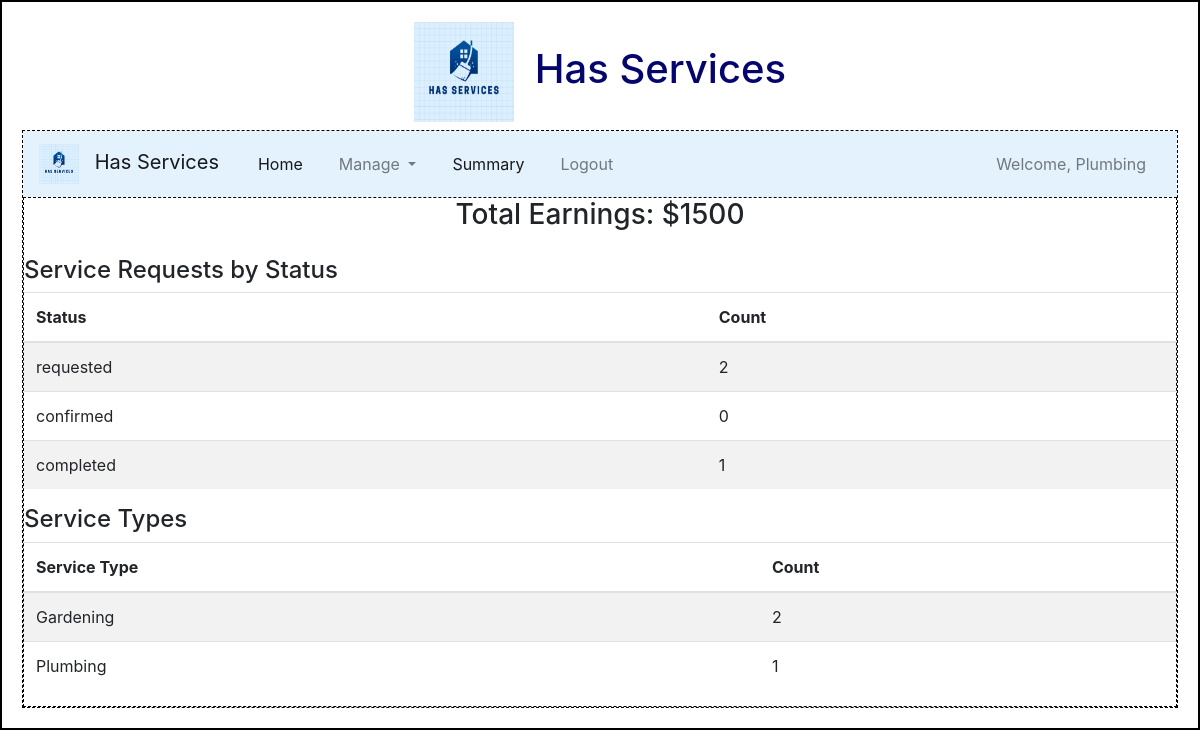
The page /admin/summary/Plumbing on the database its author committed.
### backend/models.py (models this page shows)
class ServiceRequest(db.Model):
    __tablename__ = "service_requests"
    id = db.Column(db.Integer, primary_key=True)
    service_id = db.Column(db.Integer, db.ForeignKey('services.id'), nullable=False)
    customer_id = db.Column(db.Integer, db.ForeignKey('customers.id'), nullable=False)
    professional_id = db.Column(db.Integer, db.ForeignKey('service_professionals.id'), nullable=True)  # Can be null before assignment
    date_of_request = db.Column(db.DateTime, nullable=False)
    date_of_completion = db.Column(db.DateTime)
    service_status = db.Column(db.String(50))  # e.g., requested, confirmed, completed , rejected
    remarks = db.Column(db.String(255))
    reviews = db.Column(db.Integer, CheckConstraint('reviews>=0 AND reviews<=5'), default=None)
    service = db.relationship('Service', backref='service_requests')  # Link to Service model
    professional = db.relationship('ServiceProfessional', back_populates='sp_servicerequests')  # Link to ServiceProfessional model
    customer = db.relationship('Customer', back_populates='c_servicerequests')

class Service(db.Model):
    __tablename__ = "services"
    id = db.Column(db.Integer, primary_key=True)
    name = db.Column(db.String, nullable=False)
    price = db.Column(db.String, nullable=False)
    time = db.Column(db.Integer, nullable=False)
    description = db.Column(db.Text,nullable=False)
    professional = db.relationship('ServiceProfessional',cascade='all, delete', lazy=True, backref ='services')

### backend/controllers.py (the view)
@app.route("/admin/summary/<name>")
def admin_summary(name):
    data = generate_admin_summary_data()
    return render_template("admin_summary.html", data=data,name=name)

### backend/controllers.py (called while the page is built)
def generate_admin_summary_data():
    service_requests = ServiceRequest.query.all()
    status_counts = {"requested": 0, "confirmed": 0, "completed": 0}
    service_types = {}
    total_earnings = 0
    for req in service_requests:
        status_counts[req.service_status] = status_counts.get(req.service_status, 0) + 1
        service_name = req.service.name
        service_types[service_name] = service_types.get(service_name, 0) + 1
        if req.service_status == "completed":
            total_earnings += req.professional.price
    return {
        "status_counts": status_counts,
        "service_types": service_types,
        "total_earnings": total_earnings,
    }

### Templates/admin_summary.html
{% extends "admin_layout.html" %}
{% block content %}
<div class="my_panel">
    <div class="summary-section text-center mb-4">
        <h3>Total Earnings: ${{ data['total_earnings'] }}</h3>
    </div>
    <div class="summary-table">
        <h4>Service Requests by Status</h4>
        <table class="table table-striped">
            <thead>
                <tr>
                    <th>Status</th>
                    <th>Count</th>
                </tr>
            </thead>
            <tbody>
                {% for status, count in data['status_counts'].items() %}
                <tr>
                    <td>{{ status }}</td>
                    <td>{{ count }}</td>
                </tr>
                {% endfor %}
            </tbody>
        </table>
        <h4>Service Types</h4>
        <table class="table table-striped">
            <thead>
                <tr>
                    <th>Service Type</th>
                    <th>Count</th>
                </tr>
            </thead>
            <tbody>
                {% for service, count in data['service_types'].items() %}
                <tr>
                    <td>{{ service }}</td>
                    <td>{{ count }}</td>
                </tr>
                {% endfor %}
            </tbody>
        </table>
    </div>
</div>
{% endblock %}

### static/styles/main.css (style rules this page uses)
* { margin: 0; padding: 0; box-sizing: border-box; }
.my_panel { width: 100%; margin: auto; height: auto; border: 1px dashed black; }

### rows shown on the page
ServiceRequest: service_status "completed", customer "1"
Service: name "Gardening", count "2"
Service: name "Plumbing", time "1"

### other values the page prints
{{ name }} "Plumbing"
{{ data['total_earnings'] }} "1500"
{{ status }} "requested" "confirmed"
{{ count }} "2" "0"
